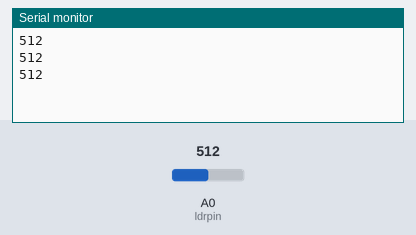
This sketch was run on a simulated Arduino Uno, built with avr-gcc and run on an emulated ATmega328P. Shown: the last lines printed to the serial monitor. Inputs (shaded band) come from the test bench; at power-on: A0 (ldrpin) = 512.

Above: at 1.3 s.
1.4 s: A0 (ldrpin) set to 716
At 1.9 s:
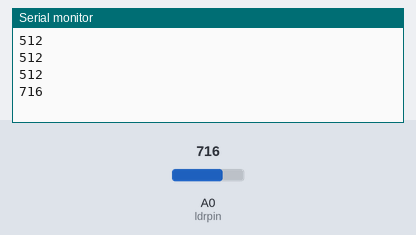
2.9 s: A0 (ldrpin) set to 900
At 3.4 s:
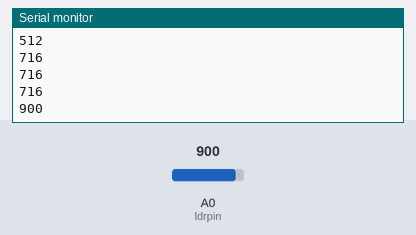
Timing chart, 0 to 5.9 s (numbered marks = the images above; inputs shaded):
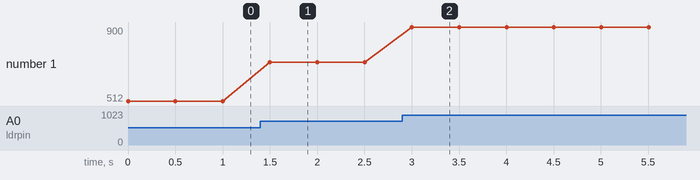

Measured:
- after the input at 1.4 s, the serial monitor: prints a new line after 0.10 s (image 1)
- after the input at 2.9 s, the serial monitor: prints a new line after 0.10 s (image 2)
- plotted number 1: 512 → 716 after the input at 1.4 s, 716 → 900 after the input at 2.9 s

The sketch:

ldr_calibrator.ino
```cpp
#define ldrpin A0

int x;

void setup() {
  // put your setup code here, to run once:
  pinMode(ldrpin, INPUT);
  Serial.begin(9600);
}

void loop() {
  // put your main code here, to run repeatedly:
  x = analogRead(ldrpin);

  Serial.println(x);

  delay(500);
}
```
